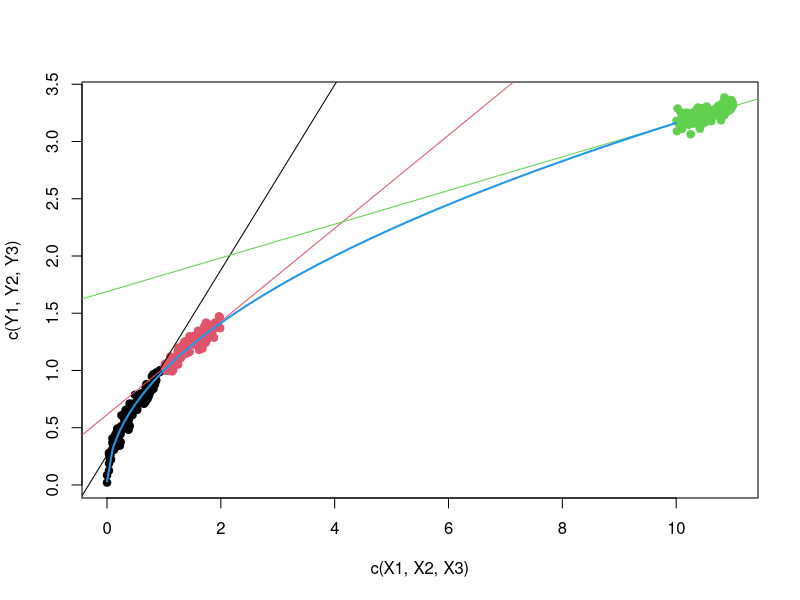

R code for this plot:
## ---- chunk 1
genY <- function(X, sig) Y = sqrt(X)+sig*rnorm(length(X))
sig=0.05; n=100
X1 = runif(n,0,1); Y1 = genY(X1,sig)
X2 = runif(n,1,2); Y2 = genY(X2,sig)
X3 = runif(n,10,11); Y3 = genY(X3,sig)
plot(c(X1,X2,X3),c(Y1,Y2,Y3),pch=19,col=rep(1:3,each=n))
abline(lm(Y1~X1), col=1); abline(lm(Y2~X2), col=2); abline(lm(Y3~X3), col=3)
curve(sqrt(x),.001,10,col=4,lwd=2, add=TRUE)
round(c(summary(lm(Y1~X1))$r.sq, summary(lm(Y2~X2))$r.sq, summary(lm(Y3~X3))$r.sq), 3)
